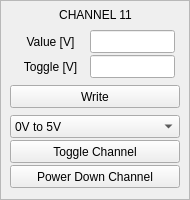
     <widget class="QFrame" name="frame_22">
      <property name="geometry">
       <rect>
        <x>800</x>
        <y>20</y>
        <width>190</width>
        <height>200</height>
       </rect>
      </property>
      <property name="frameShape">
       <enum>QFrame::StyledPanel</enum>
      </property>
      <property name="frameShadow">
       <enum>QFrame::Raised</enum>
      </property>
      <widget class="QLabel" name="label_125">
       <property name="geometry">
        <rect>
         <x>0</x>
         <y>5</y>
         <width>191</width>
         <height>20</height>
        </rect>
       </property>
       <property name="text">
        <string>CHANNEL 11</string>
       </property>
       <property name="alignment">
        <set>Qt::AlignCenter</set>
       </property>
      </widget>
      <widget class="QLineEdit" name="ledt_wr11_t1">
       <property name="geometry">
        <rect>
         <x>90</x>
         <y>55</y>
         <width>85</width>
         <height>23</height>
        </rect>
       </property>
      </widget>
      <widget class="QLabel" name="label_126">
       <property name="geometry">
        <rect>
         <x>10</x>
         <y>30</y>
         <width>81</width>
         <height>23</height>
        </rect>
       </property>
       <property name="text">
        <string>Value [V]</string>
       </property>
       <property name="alignment">
        <set>Qt::AlignCenter</set>
       </property>
      </widget>
      <widget class="QPushButton" name="pB_wr_up11_t">
       <property name="geometry">
        <rect>
         <x>10</x>
         <y>85</y>
         <width>170</width>
         <height>23</height>
        </rect>
       </property>
       <property name="text">
        <string>Write</string>
       </property>
      </widget>
      <widget class="QPushButton" name="pB_pd11_t">
       <property name="geometry">
        <rect>
         <x>10</x>
         <y>165</y>
         <width>170</width>
         <height>23</height>
        </rect>
       </property>
       <property name="text">
        <string>Power Down Channel</string>
       </property>
       <property name="checkable">
        <bool>false</bool>
       </property>
      </widget>
      <widget class="QLabel" name="label_127">
       <property name="geometry">
        <rect>
         <x>10</x>
         <y>55</y>
         <width>81</width>
         <height>23</height>
        </rect>
       </property>
       <property name="text">
        <string>Toggle [V]</string>
       </property>
       <property name="alignment">
        <set>Qt::AlignCenter</set>
       </property>
      </widget>
      <widget class="QLineEdit" name="ledt_wr11_t0">
       <property name="geometry">
        <rect>
         <x>90</x>
         <y>30</y>
         <width>85</width>
         <height>23</height>
        </rect>
       </property>
      </widget>
      <widget class="QComboBox" name="cBox_span11_t">
       <property name="geometry">
        <rect>
         <x>10</x>
         <y>115</y>
         <width>170</width>
         <height>23</height>
        </rect>
       </property>
       <property name="sizePolicy">
        <sizepolicy hsizetype="Preferred" vsizetype="Fixed">
         <horstretch>0</horstretch>
         <verstretch>0</verstretch>
        </sizepolicy>
       </property>
       <item>
        <property name="text">
         <string>0V to 5V </string>
        </property>
       </item>
       <item>
        <property name="text">
         <string>-2.5V to + 2.5V</string>
        </property>
       </item>
       <item>
        <property name="text">
         <string>-5V to +5V</string>
        </property>
       </item>
      </widget>
      <widget class="QPushButton" name="pB_toggle_s_11">
       <property name="geometry">
        <rect>
         <x>10</x>
         <y>140</y>
         <width>170</width>
         <height>23</height>
        </rect>
       </property>
       <property name="text">
        <string>Toggle Channel</string>
       </property>
       <property name="checkable">
        <bool>true</bool>
       </property>
      </widget>
     </widget>
